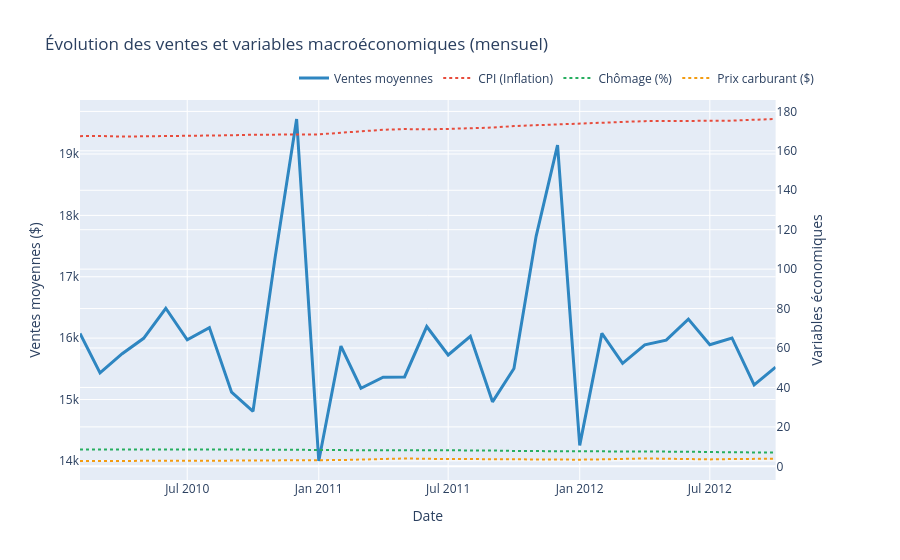

The cell this chart's notebook holds for it:
### Markdown cell above
📌 **Interprétation**

- La matrice de corrélation montre que les coefficients entre `Weekly_Sales` et les variables macroéconomiques (`CPI`, `Unemployment`, `Fuel_Price`, `Temperature`) sont très faibles.

- Les valeurs proches de zéro suggèrent que ces variables n’exercent pas, individuellement, une influence linéaire forte sur les ventes hebdomadaires.

- Cela indique que l’effet des facteurs macroéconomiques est probablement **indirect, contextuel ou non linéaire**, et qu’il peut dépendre d’autres dimensions comme les promotions, les périodes de fêtes, le type de magasin ou le département.

- Certaines relations entre variables explicatives restent visibles, par exemple une corrélation négative modérée entre `CPI` et `Unemployment`, ce qui traduit des dépendances partielles entre facteurs macroéconomiques.

- En conséquence, ces variables ne doivent pas être supprimées du modèle, mais intégrées comme **variables complémentaires**, surtout dans des modèles non linéaires ou via des interactions avec d’autres variables métier.

### Code cell
import plotly.graph_objects as go
from plotly.subplots import make_subplots

# ── Évolution temporelle des variables économiques ───────────────────────────
# Objectif : suivre l'évolution mensuelle des ventes et des variables macro

# 1) Sécuriser les colonnes temporelles
df_train['Date'] = pd.to_datetime(df_train['Date'])
if 'Year' not in df_train.columns:
    df_train['Year'] = df_train['Date'].dt.year
if 'Month' not in df_train.columns:
    df_train['Month'] = df_train['Date'].dt.month

# 2) Agrégation mensuelle pour lisser les variations
monthly_economic = df_train.groupby(['Year', 'Month'], as_index=False).agg({
    'Weekly_Sales': 'mean',
    'CPI': 'mean',
    'Unemployment': 'mean',
    'Fuel_Price': 'mean',
})

# 3) Index temporel (1er jour du mois)
monthly_economic['Date'] = pd.to_datetime(monthly_economic[['Year', 'Month']].assign(Day=1))

# 4) Graphique avec Plotly (axe secondaire)
fig = make_subplots(specs=[[{"secondary_y": True}]])

# Ventes (axe principal)
fig.add_trace(
    go.Scatter(
        x=monthly_economic['Date'],
        y=monthly_economic['Weekly_Sales'],
        name='Ventes moyennes',
        line=dict(color='#2E86C1', width=3),
    ),
    secondary_y=False,
 )

# Variables économiques (axe secondaire)
for var, name, color in [
    ('CPI', 'CPI (Inflation)', '#E74C3C'),
    ('Unemployment', 'Chômage (%)', '#27AE60'),
    ('Fuel_Price', 'Prix carburant ($)', '#F39C12'),
 ]:
    fig.add_trace(
        go.Scatter(
            x=monthly_economic['Date'],
            y=monthly_economic[var],
            name=name,
            line=dict(color=color, width=2, dash='dot'),
        ),
        secondary_y=True,
    )

fig.update_layout(
    title='Évolution des ventes et variables macroéconomiques (mensuel)',
    xaxis_title='Date',
    legend=dict(orientation='h', yanchor='bottom', y=1.02, xanchor='right', x=1),
 )
fig.update_yaxes(title_text='Ventes moyennes ($)', secondary_y=False)
fig.update_yaxes(title_text='Variables économiques', secondary_y=True)

# Sauvegarde (si kaleido est installé)
try:
    fig.write_image('../images/1.5.3_economic_trends.png')
except Exception as e:
    print('Note: sauvegarde Plotly impossible (kaleido manquant?).', e)

fig.show()
